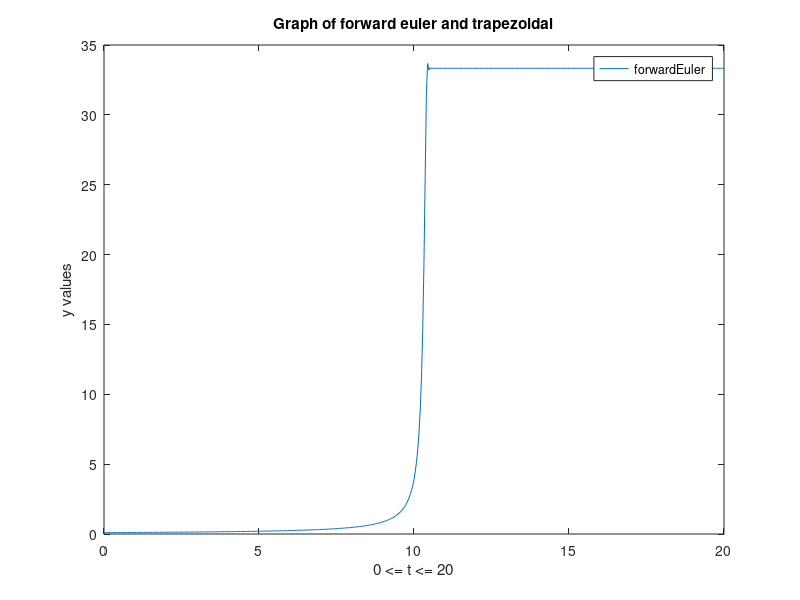

Write MATLAB code to recreate this figure.
function [x] = forwardEuler()
T = 20;
epsilon = 0.03;

dy = @(y) y.^2*(1-epsilon*y);
y0 = 0.1;

N = 500;
h = T/N;
t = 0:h:T;

Y = zeros(size(t));
Y(1) = y0; 
i = 1;
while ( i < N+1)
    Y(i+1) = Y(i) + h*(dy(Y(i)));
    i = i +1;
end
figure
plot(t,Y)
title('Graph of forward euler and trapezoidal');
xlabel('0 <= t <= 20');
ylabel(' y values ');
legend('forwardEuler', 'Trapezoidal');
end
